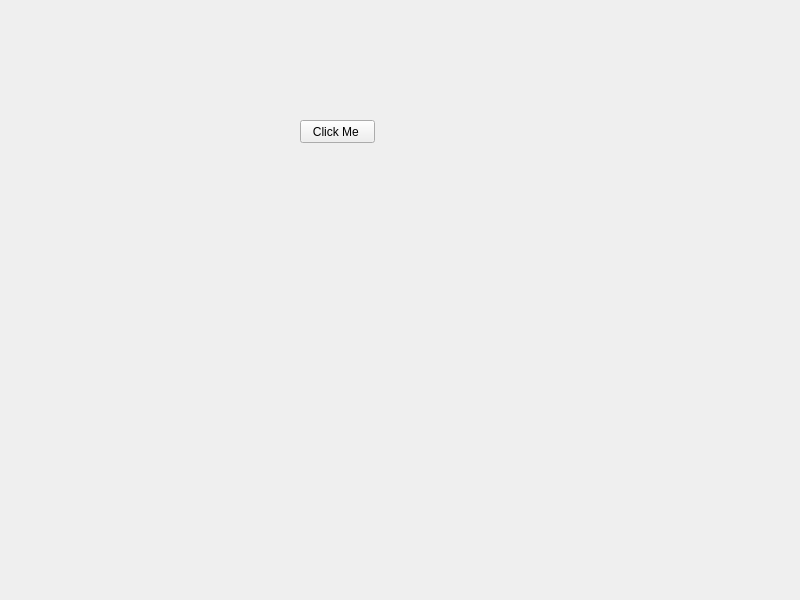
<?xml version="1.0" encoding="UTF-8"?>
<ui version="4.0">
 <class>Widget</class>
 <widget class="QWidget" name="Widget">
  <property name="geometry">
   <rect>
    <x>0</x>
    <y>0</y>
    <width>800</width>
    <height>600</height>
   </rect>
  </property>
  <property name="windowTitle">
   <string>Widget</string>
  </property>
  <widget class="QPushButton" name="ClickMepushButton">
   <property name="geometry">
    <rect>
     <x>300</x>
     <y>120</y>
     <width>75</width>
     <height>23</height>
    </rect>
   </property>
   <property name="text">
    <string>Click Me </string>
   </property>
  </widget>
 </widget>
 <resources/>
 <connections/>
</ui>
